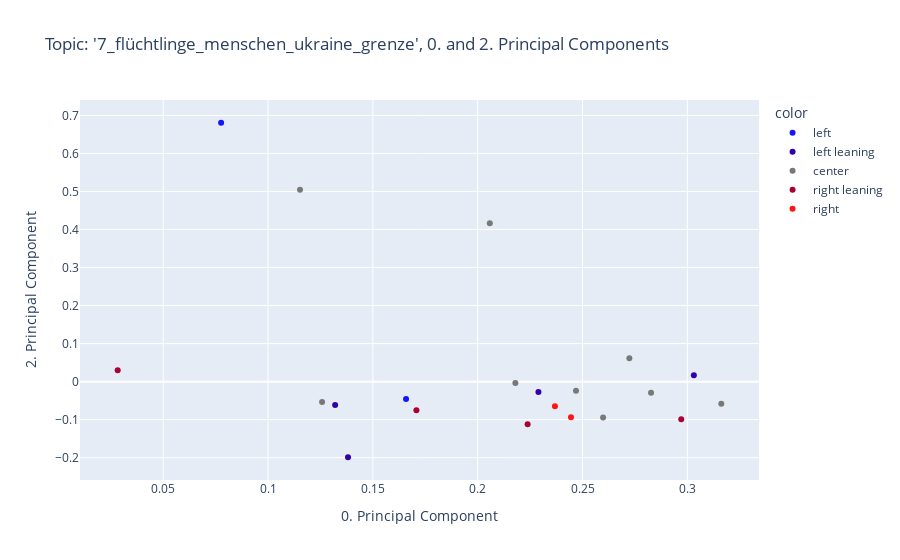

Notebook source saved alongside this figure:
### Code cell
if n_components>2:
    fig = px.scatter(
        x=model.components_[0], 
        y=model.components_[2], 
        color=[political_spectrum_dict[medium] for medium in N.columns.to_list()],
        color_discrete_sequence=color_palette,
        hover_data=[N.columns.to_list()], 
        title=f'Topic: \'{topic}\', 0. and 2. Principal Components',
        labels={
            "x": "0. Principal Component",
            "y": "2. Principal Component",
        },
        )
    fig.show()

### Figure 1 — Plotly figure (JSON) as saved in the notebook; plotly's stock layout.template omitted (floating-point values rounded to 4 significant figures)
{"data": [{"customdata": [["junge Welt"], ["NachDenkSeiten"]], "hovertemplate": "color=left<br>0. Principal Component=%{x}<br>2. Principal Component=%{y}<br>hover_data_0=%{customdata[0]}<extra></extra>", "legendgroup": "left", "marker": {"color": "rgb(20.0, 20.0, 255.0)", "symbol": "circle"}, "mode": "markers", "name": "left", "orientation": "v", "showlegend": true, "type": "scatter", "x": [0.07762, 0.1658], "xaxis": "x", "y": [0.6808, -0.04599], "yaxis": "y"}, {"customdata": [["taz"], ["Süddeutsche Zeitung"], ["stern TV"], ["DER SPIEGEL"]], "hovertemplate": "color=left leaning<br>0. Principal Component=%{x}<br>2. Principal Component=%{y}<br>hover_data_0=%{customdata[0]}<extra></extra>", "legendgroup": "left leaning", "marker": {"color": "rgb(50.0, 0.0, 170.0)", "symbol": "circle"}, "mode": "markers", "name": "left leaning", "orientation": "v", "showlegend": true, "type": "scatter", "x": [0.229, 0.1382, 0.132, 0.3031], "xaxis": "x", "y": [-0.02712, -0.1989, -0.06153, 0.01699], "yaxis": "y"}, {"customdata": [["Der Tagesspiegel"], ["ARD"], ["ZDF"], ["ZDFheute Nachrichten"], ["Bayerischer Rundfunk"], ["ntv Nachrichten"], ["ZEIT ONLINE"], ["faz"], ["WELT"]], "hovertemplate": "color=center<br>0. Principal Component=%{x}<br>2. Principal Component=%{y}<br>hover_data_0=%{customdata[0]}<extra></extra>", "legendgroup": "center", "marker": {"color": "rgb(120.0, 120.0, 120.0)", "symbol": "circle"}, "mode": "markers", "name": "center", "orientation": "v", "showlegend": true, "type": "scatter", "x": [0.1153, 0.2058, 0.2598, 0.3162, 0.218, 0.2827, 0.1258, 0.2723, 0.2469], "xaxis": "x", "y": [0.5043, 0.4166, -0.09414, -0.05809, -0.003482, -0.02893, -0.05381, 0.06146, -0.02387], "yaxis": "y"}, {"customdata": [["RTL"], ["FOCUS Online"], ["BILD"], ["NZZ Neue Zürcher Zeitung"]], "hovertemplate": "color=right leaning<br>0. Principal Component=%{x}<br>2. Principal Component=%{y}<br>hover_data_0=%{customdata[0]}<extra></extra>", "legendgroup": "right leaning", "marker": {"color": "rgb(170.0, 0.0, 50.0)", "symbol": "circle"}, "mode": "markers", "name": "right leaning", "orientation": "v", "showlegend": true, "type": "scatter", "x": [0.02829, 0.2238, 0.2971, 0.1708], "xaxis": "x", "y": [0.02961, -0.1122, -0.09887, -0.07514], "yaxis": "y"}, {"customdata": [["Junge Freiheit"], ["COMPACTTV"]], "hovertemplate": "color=right<br>0. Principal Component=%{x}<br>2. Principal Component=%{y}<br>hover_data_0=%{customdata[0]}<extra></extra>", "legendgroup": "right", "marker": {"color": "rgb(255.0, 20.0, 20.0)", "symbol": "circle"}, "mode": "markers", "name": "right", "orientation": "v", "showlegend": true, "type": "scatter", "x": [0.2368, 0.2445], "xaxis": "x", "y": [-0.06481, -0.09369], "yaxis": "y"}], "layout": {"legend": {"title": {"text": "color"}, "tracegroupgap": 0}, "title": {"text": "Topic: '7_flüchtlinge_menschen_ukraine_grenze', 0. and 2. Principal Components"}, "xaxis": {"anchor": "y", "domain": [0, 1], "title": {"text": "0. Principal Component"}}, "yaxis": {"anchor": "x", "domain": [0, 1], "title": {"text": "2. Principal Component"}}}}
